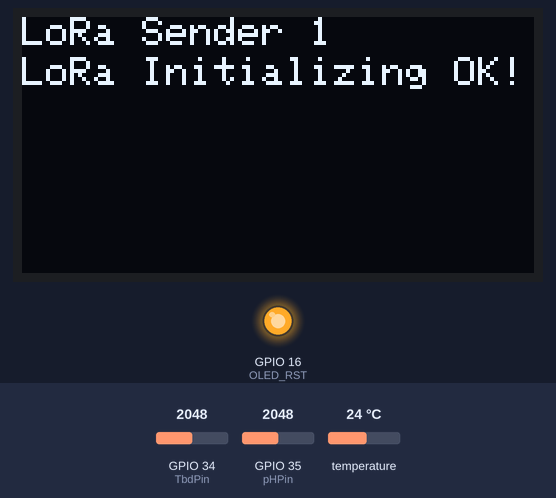
A program run on a simulated ESP32. Shown: 128×64 one-colour display, output pins drawn as LEDs (lit = HIGH). The inputs (shaded band) are chosen by the test bench; at power-on: GPIO 34 (TbdPin) = 2048, GPIO 35 (pHPin) = 2048, temperature 24 °C. No radio packets arrive unless stated; what the program prints to the serial monitor is not drawn.

Above: at 0.2 s.
At 3.2 s:
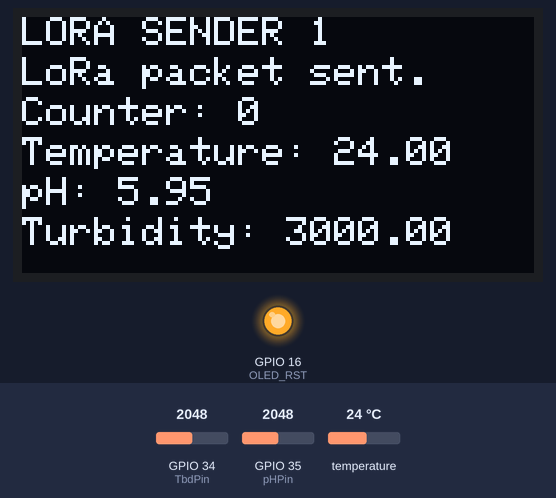

The program:

main.cpp
```cpp
/*
	Lora Node 2
	myIpond V2

*/

// Include the necessary libraries
#include <Arduino.h>
#include <SPI.h>			   // Libraries for LoRa
#include <LoRa.h>			   // Libraries for LoRa
#include <Wire.h>			   // Libraries for OLED Display
#include <Adafruit_GFX.h>	   // Libraries for OLED Display
#include <Adafruit_SSD1306.h>  // Libraries for OLED Display
#include <OneWire.h>		   // Library D18B20
#include <DallasTemperature.h> // Library D18B20

// Define the pins used by the sensors
#define TempPin 13
#define pHPin 35
#define TbdPin 34

// Define the pins used by the LoRa transceiver module
#define SCK 5
#define MISO 19
#define MOSI 27
#define SS 18
#define RST 14
#define DIO0 26

// Define the operating frequency band
#define BAND 915E6

// Define the OLED display pins and dimensions
#define OLED_SDA 4
#define OLED_SCL 15
#define OLED_RST 16
#define SCREEN_WIDTH 128 // OLED display width, in pixels
#define SCREEN_HEIGHT 64 // OLED display height, in pixels

// Define variables for pH sensor
unsigned long int avgValue; // Store the average value of the sensor feedback
float b;
int buf[10], temp;

// Define variables for turbidity sensor
float TbdVoltage;
int samples = 600;

// Define variables for temperature sensor
OneWire oneWire(TempPin);
DallasTemperature sensors(&oneWire);

// Create an OLED display object and initialize it
Adafruit_SSD1306 display(SCREEN_WIDTH, SCREEN_HEIGHT, &Wire, OLED_RST);

// Define a string to hold the outgoing message
String outgoing;

// Define the addresses for the Master Node and this node
byte MasterNode = 0xFF;
byte SenderNode = 0xCC; // Node2

// Define variables to hold the sensor data
float TempData = 0;
float pHData = 0;
float TbdData = 0;

// Define a counter for the packets
int counter = 0;

// Declare function
float measureTemperature();
float measurePH();
float measureTurbidity();
float roundToDP(float in_value, int decimal_place);
void sendData(int counter, float sensorTemp, float sensorpH, float sensorTBD);
void displayData(int counter, float sensorTemp, float sensorpH, float sensorTBD);
void sendMessage(String outgoing, byte MasterNode, byte otherNode);

// This function is called once on startup to initialize the OLED display, serial monitor, and LoRa transceiver module.
void setup()
{
	// Initialize the serial monitor
	Serial.begin(9600);

	// Reset the OLED display through software
	pinMode(OLED_RST, OUTPUT);
	digitalWrite(OLED_RST, LOW);
	delay(20);
	digitalWrite(OLED_RST, HIGH);

	// Initialize the OLED display
	Wire.begin(OLED_SDA, OLED_SCL);
	if (!display.begin(SSD1306_SWITCHCAPVCC, 0x3c, false, false))
	{
		// Address 0x3C for 128x32
		Serial.println("SSD1306 allocation failed");
		for (;;)
			; // Don't proceed, loop forever
	}

	// Clear the display and print a message
	display.clearDisplay();
	display.setTextColor(WHITE);
	display.setTextSize(1);
	display.setCursor(0, 0);
	display.print("LoRa Sender 1");
	display.display();
	Serial.println("LoRa Sender 1");

	// Initialize the SPI pins for the LoRa transceiver module
	SPI.begin(SCK, MISO, MOSI, SS);

	// Set the pins for the LoRa module and begin communication
	LoRa.setPins(SS, RST, DIO0);
	if (!LoRa.begin(BAND))
	{
		Serial.println("Starting LoRa failed!");
		while (1)
			;
	}

	// Print a message indicating that the LoRa module was successfully initialized
	Serial.println("LoRa Initializing OK!");
	display.setCursor(0, 10);
	display.print("LoRa Initializing OK!");
	display.display();
	delay(2000);
}

// This function is called repeatedly to perform tasks such as measuring sensor values, sending data over the LoRa network, and displaying data on the OLED display.
void loop()
{
	// Measure the sensor values
	float sensorTemp = measureTemperature();
	float sensorpH = measurePH();
	float sensorTurbidity = measureTurbidity();

	// Print a message and send the data over the LoRa network
	Serial.print("Sending packet: ");
	Serial.println(counter);
	sendData(counter, sensorTemp, sensorpH, sensorTurbidity);

	// Display the data on the OLED display
	displayData(counter, sensorTemp, sensorpH, sensorTurbidity);

	// Increment the counter and delay before the next iteration
	counter++;
	delay(300000);

	// If the counter reaches a certain value, reset the ESP
	if (counter == 300)
	{
		ESP.restart();
	}
}

// This function measures the temperature using a sensor and returns the temperature in Celsius as a float.
float measureTemperature()
{
	// Request temperature readings from the sensor
	sensors.requestTemperatures();

	// Get the temperature in Celsius from the sensor
	float tempData = sensors.getTempCByIndex(0);

	// Print the temperature to the serial monitor
	Serial.print("Temperature : ");
	Serial.println(tempData);

	// Return the temperature
	return tempData;
}

// This function measures the pH value using a sensor and returns the pH value as a float.
float measurePH()
{
	// Initialize variables for storing sensor readings
	int buf[10];
	int temp;
	int avgValue;

	// Read 10 values from the pH sensor
	for (int i = 0; i < 10; i++)
	{
		// Read the pH sensor value and store it in the buffer
		buf[i] = analogRead(pHPin);

		// Delay to allow the sensor to stabilize
		delay(10);
	}

	// Sort the pH sensor readings in ascending order
	for (int i = 0; i < 9; i++)
	{
		for (int j = i + 1; j < 10; j++)
		{
			if (buf[i] > buf[j])
			{
				temp = buf[i];
				buf[i] = buf[j];
				buf[j] = temp;
			}
		}
	}

	// Calculate the average of the 6 center values in the buffer
	avgValue = 0;
	for (int i = 2; i < 8; i++)
	{
		avgValue += buf[i];
	}

	// Convert the average value to millivolts and pH units
	pHData = (float)avgValue * 5.0 / 6024 / 6;
	pHData = 3.5 * pHData;

	// Print the pH value to the serial monitor
	Serial.print("pH : ");
	Serial.println(pHData, 2);

	// Return the pH value
	return pHData;
}

// This function measures the turbidity using a sensor and returns the turbidity value as a float.
float measureTurbidity()
{
	// Initialize variables for storing sensor readings and calculated values
	float tbdVoltage = 0;
	int tbdData;

	// Read a specified number of samples from the turbidity sensor
	for (int i = 0; i < samples; i++)
	{
		// Read the turbidity sensor value and convert it to voltage
		tbdVoltage += ((float)analogRead(TbdPin) / 4880) * 5;
	}

	// Calculate the average voltage of the samples
	tbdVoltage = tbdVoltage / samples;

	// Round the voltage to 2 decimal places
	tbdVoltage = roundToDP(tbdVoltage, 2);

	// Calculate the turbidity value based on the voltage
	if (tbdVoltage < 2.5)
	{
		tbdData = 3000;
	}
	else
	{
		tbdData = -1120.4 * sq(tbdVoltage) + 5742.3 * tbdVoltage - 4352.9;
	}

	// Print the turbidity value to the serial monitor
	Serial.print("Turbidity: ");
	Serial.println(tbdData, 3);

	// Return the turbidity value
	return tbdData;
}

// This function sends data from the specified sensors to the Master Node over the LoRa network.
void sendData(int counter, float sensorTemp, float sensorpH, float sensorTBD)
{
	// Create a message string to send over the LoRa network
	String SenderNodeMessage;
	SenderNodeMessage = SenderNodeMessage + sensorTemp + "," + sensorpH + "," + sensorTBD + "," + counter;

	// Begin a packet and send the message to the Master Node
	LoRa.beginPacket();
	LoRa.print(counter);
	sendMessage(SenderNodeMessage, MasterNode, SenderNode);
	LoRa.endPacket();
}

// This function displays data from the sensors on the OLED display.
void displayData(int counter, float sensorTemp, float sensorpH, float sensorTBD)
{
	// Clear the display and print sensor data
	display.clearDisplay();
	display.setCursor(0, 0);
	display.println("LORA SENDER 1");
	display.setCursor(0, 10);
	display.print("LoRa packet sent.");
	display.setCursor(0, 20);
	display.print("Counter: ");
	display.print(counter);
	display.setCursor(0, 30);
	display.print("Temperature: ");
	display.print(sensorTemp);
	display.setCursor(0, 40);
	display.print("pH: ");
	display.print(sensorpH);
	display.setCursor(0, 50);
	display.print("Turbidity: ");
	display.print(sensorTBD);
	display.display();
}

// This function sends a message over the LoRa network to the specified destination node.
void sendMessage(String outgoing, byte MasterNode, byte otherNode)
{
	// Begin a packet and add the destination and sender addresses, message ID, and payload length
	LoRa.beginPacket();			   // start packet
	LoRa.write(MasterNode);		   // add destination address
	LoRa.write(SenderNode);		   // add sender address
	LoRa.write(counter);		   // add message ID
	LoRa.write(outgoing.length()); // add payload length
	LoRa.print(outgoing);		   // add payload
	LoRa.endPacket();			   // finish packet and send it
}

// This function rounds a float value to a specified number of decimal places.
float roundToDP(float value, int decimalPlaces)
{
	// Calculate the multiplier to use for rounding
	float multiplier = powf(10.0f, decimalPlaces);

	// Round the value and return it
	value = roundf(value * multiplier) / multiplier;
	return value;
}
```

Measured:
- what the display in image 0 shows lasts 3.1 s, from 0.1 s to 3.2 s
